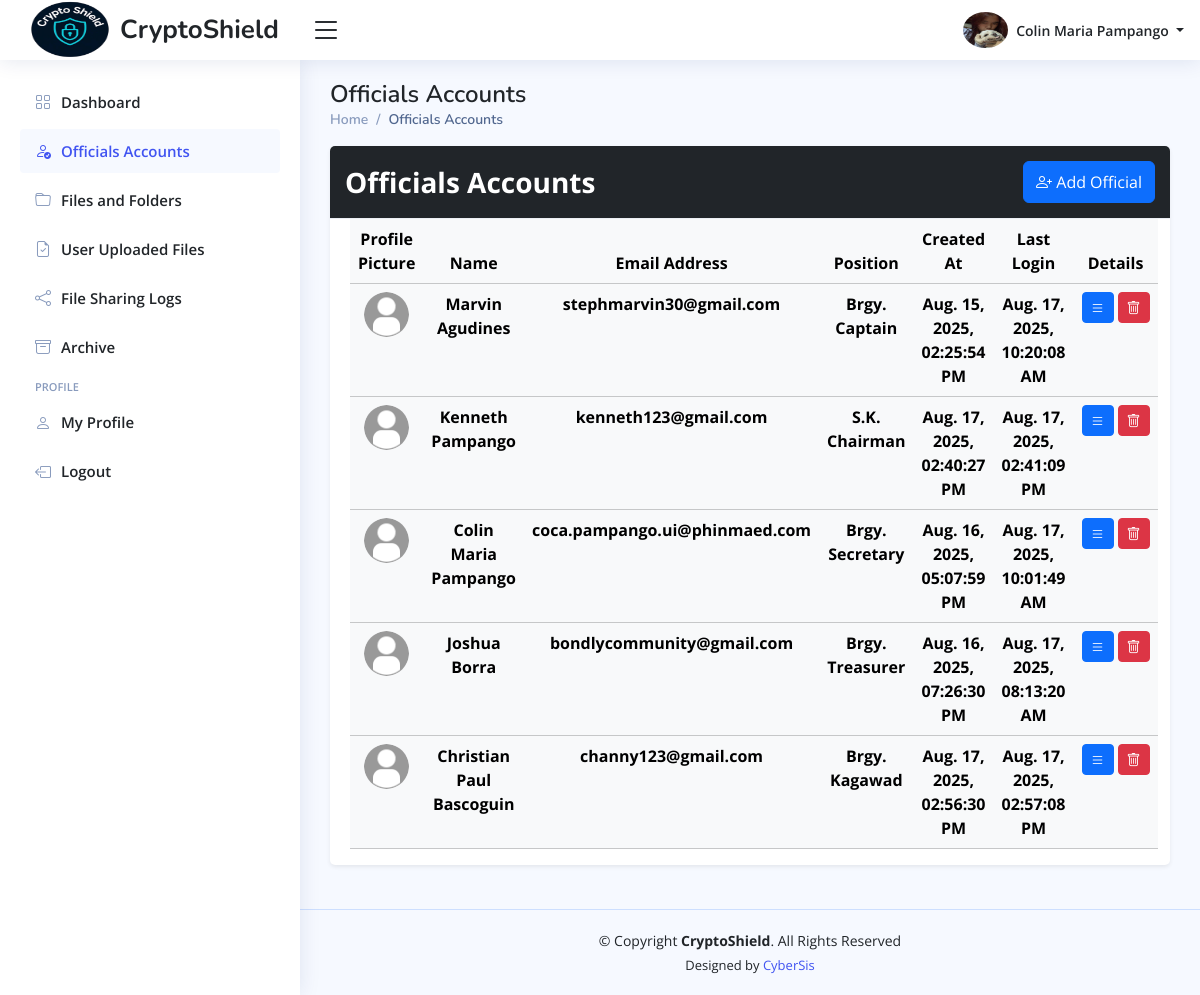
/admin/home.php?page=officials-accounts (signed in), run on an earlier commit of the app's database.
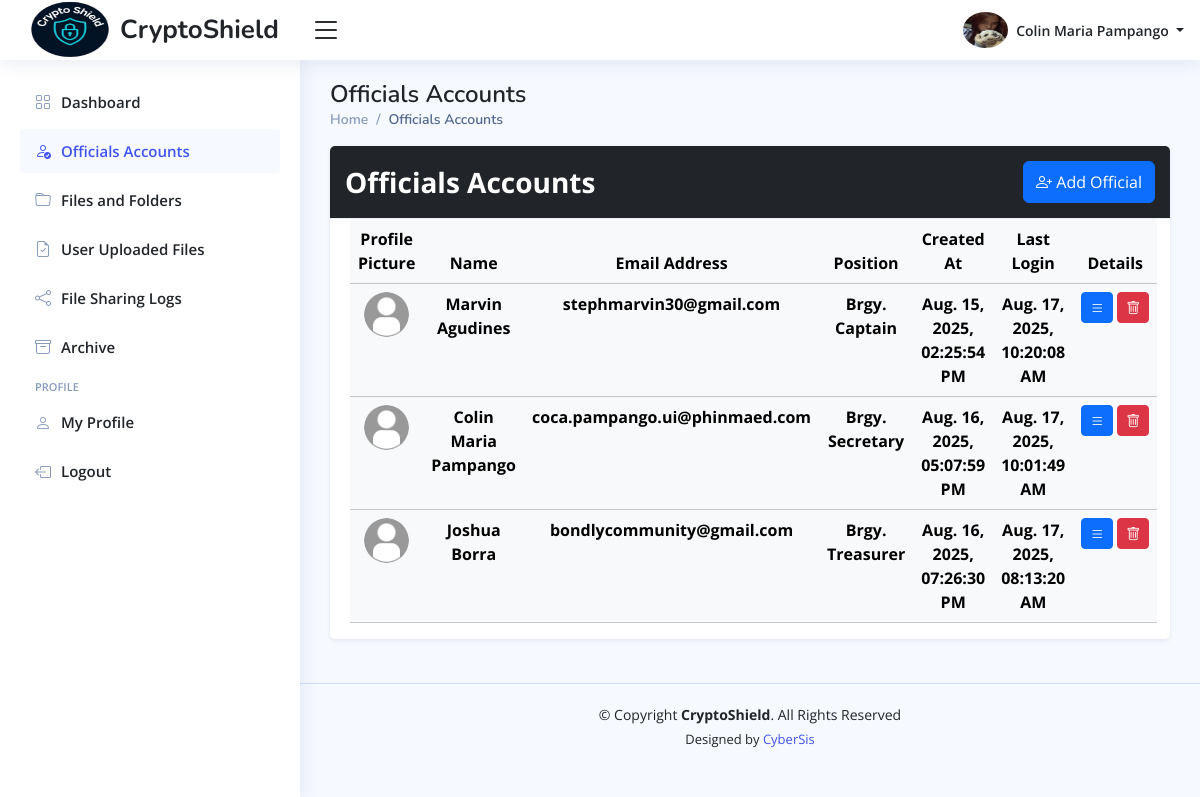
And on a later commit of the database.
### tables this page shows
CREATE TABLE `officials_info_tbl` (
  `official_id` int(11) NOT NULL,
  `profile_picture` varchar(255) DEFAULT NULL,
  `date_of_birth` date DEFAULT NULL,
  `gender` enum('Male','Female','Others') DEFAULT 'Others',
  `phone_number` varchar(100) NOT NULL,
  `full_address` varchar(255) NOT NULL,
  `updated_at` timestamp NOT NULL DEFAULT current_timestamp() ON UPDATE current_timestamp()
);

CREATE TABLE `officials_accounts_tbl` (
  `official_id` int(11) NOT NULL,
  `first_name` varchar(100) NOT NULL,
  `middle_name` varchar(100) DEFAULT NULL,
  `last_name` varchar(100) NOT NULL,
  `email_address` varchar(150) NOT NULL,
  `official_password` varchar(255) NOT NULL,
  `position` enum('Brgy. Captain','Brgy. Secretary','Brgy. Treasurer','Brgy. Kagawad','S.K. Chairman','S.K. Kagawad') NOT NULL,
  `is_online` enum('Yes','No') DEFAULT 'No',
  `reset_password_token` varchar(255) DEFAULT NULL,
  `password_token_expiry` datetime DEFAULT NULL,
  `created_at` timestamp NOT NULL DEFAULT current_timestamp(),
  `updated_at` timestamp NOT NULL DEFAULT current_timestamp() ON UPDATE current_timestamp(),
  `last_login` timestamp NULL DEFAULT NULL
);

### config/format-time.php (called while the page is built, shortened)
<?php
    function format_timestamp($timestamp) {
        $formatted_timestamp = date("M. d, Y, h:i:s A", strtotime($timestamp));
        return $formatted_timestamp;
    }
?>

### admin/pages/officials-accounts.php (the view, shortened to what the changed rows need)
<main class="main" id="main">
  <?php
  include_once "includes/pagetitle.php";
  ?>
  <section class="section">
    <div class="row">
      <div class="col-12">
        <div class="card shadow-sm mb-4">
          <div class="card-body pb-0">
            <table class="table table-light table-hover datatable table-responsive">
              <thead>
                <tr>
                  <th scope="col" class="text-center"> Profile Picture </th>
                  <th scope="col" class="text-center"> Name </th>
                  <th scope="col" class="fixed-column text-center"> Email Address </th>
                  <th scope="col" class="fixed-column text-center"> Position </th>
                  <th scope="col" class="fixed-column text-center"> Created At </th>
                  <th scope="col" class="fixed-column text-center"> Last Login </th>
                  <th scope="col" class="text-center"> Details </th>
                </tr>
              </thead>
              <tbody>
                <?php
                $fetch_officials_data = $conn->prepare("SELECT
                                                                              oa.*,
                                                                              oi.*
                                                                          FROM
                                                                          officials_accounts_tbl oa
                                                                          LEFT JOIN officials_info_tbl oi
                                                                          ON oa.official_id = oi.official_id
                                                                          ORDER BY
                                                                          FIELD(oa.position, 'Brgy. Captain', 'S.K. Chairman', 'Brgy. Secretary', 'Brgy. Treasurer', 'Brgy. Kagawad', 'S.K. Kagawad')");
                $fetch_officials_data->execute();
                while ($official_data = $fetch_officials_data->fetch()) {
                  $official_profile_picture = $official_data["profile_picture"];
                  if (empty($official_profile_picture) || !file_exists($image_path . $official_profile_picture)) {
                    $official_profile_picture = "default-img.png";
                  }
                ?>
                  <tr class="text-center">
                    <td>
                      <img src="<?php echo $image_path . $official_profile_picture; ?>" alt="Profile Image" class="rounded-circle" width="45" height="45">
                    </td>
                    <td class="fw-bold">
                      <?php echo htmlspecialchars($official_data["first_name"] . " " . $official_data["last_name"]); ?>
                    </td>
                    <td class="fw-bold">
                      <?php echo htmlspecialchars($official_data["email_address"]); ?>
                    </td>
                    <td class="fw-bold">
                      <?php echo htmlspecialchars($official_data["position"]); ?>
                    </td>
                    <td class="fw-bold">
                      <?php echo htmlspecialchars(format_timestamp($official_data["created_at"])); ?>
                    </td>
                    <td class="fw-bold">
                      <?php echo htmlspecialchars(format_timestamp($official_data["last_login"]) ?? "N/A"); ?>
                    </td>
                    <td>
                      <div class="d-flex justify-content-center align-items-center gap-1 ">
                        <button class="btn btn-primary btn-sm" title="Details" data-bs-toggle="modal" data-bs-target="#official-details-<?php echo htmlspecialchars($official_data["official_id"]); ?>">
                          <i class="bi bi-list"></i>
                        </button>
                        <form action="../process/admin/account-management.php" method="POST" id="delete-account-form">
                          <button
                            type="submit"
                            class="btn btn-danger btn-sm"
                            onclick="confirmAction(
                            event,
                            this.form,
                            'delete-account-form',
                            'Delete Account?',
                            'warning',
                            'Are you sure you want to delete this account??',
                            'Delete',
                            '#dc3545'
                            )"
                            title="Delete Account">
                            <i class="bi bi-trash"></i>
                          </button>
                        </form>
                      </div>
                    </td>
                  </tr>
                <?php
                }
                ?>
              </tbody>
            </table>
          </div>
        </div>
      </div>
    </div>
  </section>
</main>

What changed in the data, as far as the page shows it:
removed officials_info_tbl: official_id.last_name "Kenneth Pampango", official_id.email_address "kenneth123@gmail.com", official_id.position "S.K. Chairman", official_id.created_at "Aug. 17, 2025, 02:40:27 PM", official_id.last_login "Aug. 17, 2025, 02:41:09 PM"
removed officials_info_tbl: official_id.last_name "Christian Paul Bascoguin", official_id.email_address "channy123@gmail.com", official_id.position "Brgy. Kagawad", official_id.created_at "Aug. 17, 2025, 02:56:30 PM", official_id.last_login "Aug. 17, 2025, 02:57:08 PM"
